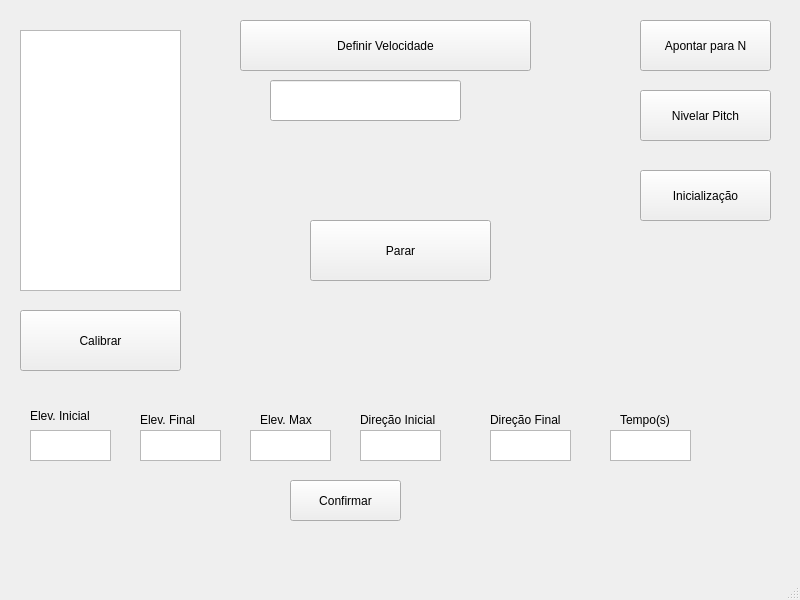
<?xml version="1.0" encoding="UTF-8"?>
<ui version="4.0">
 <class>MainWindow</class>
 <widget class="QMainWindow" name="MainWindow">
  <property name="geometry">
   <rect>
    <x>0</x>
    <y>0</y>
    <width>800</width>
    <height>600</height>
   </rect>
  </property>
  <property name="windowTitle">
   <string>MainWindow</string>
  </property>
  <widget class="QWidget" name="centralwidget">
   <widget class="QPushButton" name="btnDefinirVelocidade">
    <property name="geometry">
     <rect>
      <x>240</x>
      <y>20</y>
      <width>291</width>
      <height>51</height>
     </rect>
    </property>
    <property name="text">
     <string>Definir Velocidade</string>
    </property>
   </widget>
   <widget class="QPushButton" name="btnSequencia">
    <property name="geometry">
     <rect>
      <x>20</x>
      <y>310</y>
      <width>161</width>
      <height>61</height>
     </rect>
    </property>
    <property name="text">
     <string>Calibrar</string>
    </property>
   </widget>
   <widget class="QPushButton" name="btnParar">
    <property name="geometry">
     <rect>
      <x>310</x>
      <y>220</y>
      <width>181</width>
      <height>61</height>
     </rect>
    </property>
    <property name="text">
     <string>Parar</string>
    </property>
   </widget>
   <widget class="QLineEdit" name="txtVelocidade">
    <property name="geometry">
     <rect>
      <x>270</x>
      <y>80</y>
      <width>191</width>
      <height>41</height>
     </rect>
    </property>
   </widget>
   <widget class="QPlainTextEdit" name="txtLog">
    <property name="geometry">
     <rect>
      <x>20</x>
      <y>30</y>
      <width>161</width>
      <height>261</height>
     </rect>
    </property>
    <property name="readOnly">
     <bool>true</bool>
    </property>
   </widget>
   <widget class="QPushButton" name="btnNorte">
    <property name="geometry">
     <rect>
      <x>640</x>
      <y>20</y>
      <width>131</width>
      <height>51</height>
     </rect>
    </property>
    <property name="text">
     <string>Apontar para N</string>
    </property>
   </widget>
   <widget class="QPushButton" name="btnNivelar">
    <property name="geometry">
     <rect>
      <x>640</x>
      <y>90</y>
      <width>131</width>
      <height>51</height>
     </rect>
    </property>
    <property name="text">
     <string>Nivelar Pitch</string>
    </property>
   </widget>
   <widget class="QPushButton" name="btnInicializacao">
    <property name="geometry">
     <rect>
      <x>640</x>
      <y>170</y>
      <width>131</width>
      <height>51</height>
     </rect>
    </property>
    <property name="text">
     <string>Inicialização</string>
    </property>
   </widget>
   <widget class="QTextEdit" name="txtElevInicial">
    <property name="geometry">
     <rect>
      <x>30</x>
      <y>430</y>
      <width>81</width>
      <height>31</height>
     </rect>
    </property>
   </widget>
   <widget class="QTextEdit" name="txtElevFinal">
    <property name="geometry">
     <rect>
      <x>140</x>
      <y>430</y>
      <width>81</width>
      <height>31</height>
     </rect>
    </property>
   </widget>
   <widget class="QTextEdit" name="txtElevMax">
    <property name="geometry">
     <rect>
      <x>250</x>
      <y>430</y>
      <width>81</width>
      <height>31</height>
     </rect>
    </property>
   </widget>
   <widget class="QTextEdit" name="txtDirecInicial">
    <property name="geometry">
     <rect>
      <x>360</x>
      <y>430</y>
      <width>81</width>
      <height>31</height>
     </rect>
    </property>
   </widget>
   <widget class="QTextEdit" name="txtDirecFinal">
    <property name="geometry">
     <rect>
      <x>490</x>
      <y>430</y>
      <width>81</width>
      <height>31</height>
     </rect>
    </property>
   </widget>
   <widget class="QTextEdit" name="txtTemp">
    <property name="geometry">
     <rect>
      <x>610</x>
      <y>430</y>
      <width>81</width>
      <height>31</height>
     </rect>
    </property>
   </widget>
   <widget class="QPushButton" name="btnAlvo">
    <property name="geometry">
     <rect>
      <x>290</x>
      <y>480</y>
      <width>111</width>
      <height>41</height>
     </rect>
    </property>
    <property name="text">
     <string>Confirmar</string>
    </property>
   </widget>
   <widget class="QLabel" name="label">
    <property name="geometry">
     <rect>
      <x>620</x>
      <y>410</y>
      <width>63</width>
      <height>20</height>
     </rect>
    </property>
    <property name="text">
     <string>Tempo(s)</string>
    </property>
   </widget>
   <widget class="QLabel" name="label_2">
    <property name="geometry">
     <rect>
      <x>490</x>
      <y>410</y>
      <width>91</width>
      <height>20</height>
     </rect>
    </property>
    <property name="text">
     <string>Direção Final</string>
    </property>
   </widget>
   <widget class="QLabel" name="label_3">
    <property name="geometry">
     <rect>
      <x>360</x>
      <y>410</y>
      <width>101</width>
      <height>20</height>
     </rect>
    </property>
    <property name="text">
     <string>Direção Inicial</string>
    </property>
   </widget>
   <widget class="QLabel" name="label_4">
    <property name="geometry">
     <rect>
      <x>260</x>
      <y>410</y>
      <width>63</width>
      <height>20</height>
     </rect>
    </property>
    <property name="text">
     <string>Elev. Max</string>
    </property>
   </widget>
   <widget class="QLabel" name="label_5">
    <property name="geometry">
     <rect>
      <x>140</x>
      <y>410</y>
      <width>71</width>
      <height>20</height>
     </rect>
    </property>
    <property name="text">
     <string>Elev. Final</string>
    </property>
   </widget>
   <widget class="QLabel" name="label_6">
    <property name="geometry">
     <rect>
      <x>30</x>
      <y>400</y>
      <width>81</width>
      <height>31</height>
     </rect>
    </property>
    <property name="text">
     <string>Elev. Inicial</string>
    </property>
   </widget>
  </widget>
  <widget class="QMenuBar" name="menubar">
   <property name="geometry">
    <rect>
     <x>0</x>
     <y>0</y>
     <width>800</width>
     <height>25</height>
    </rect>
   </property>
  </widget>
  <widget class="QStatusBar" name="statusbar"/>
 </widget>
 <resources/>
 <connections/>
</ui>
